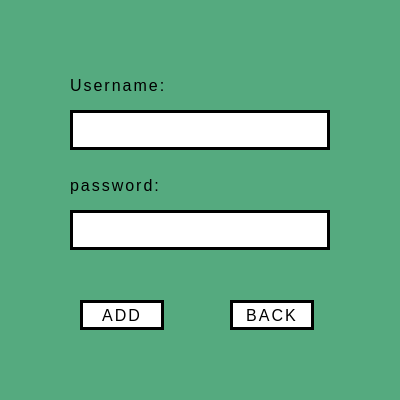
<?xml version="1.0" encoding="UTF-8"?>
<ui version="4.0">
 <class>addnewcustomer</class>
 <widget class="QWidget" name="addnewcustomer">
  <property name="geometry">
   <rect>
    <x>0</x>
    <y>0</y>
    <width>400</width>
    <height>400</height>
   </rect>
  </property>
  <property name="windowTitle">
   <string>Form</string>
  </property>
  <property name="styleSheet">
   <string notr="true">background-color: rgb(85, 170, 127);</string>
  </property>
  <widget class="QLabel" name="username">
   <property name="geometry">
    <rect>
     <x>70</x>
     <y>70</y>
     <width>140</width>
     <height>30</height>
    </rect>
   </property>
   <property name="styleSheet">
    <string notr="true">font-family: &quot;Open Sans&quot;, sans-serif;
    font-size: 16px;
    letter-spacing: 2px;
    text-decoration: none;
    text-transform: uppercase;
    color: #000;
</string>
   </property>
   <property name="text">
    <string>Username: </string>
   </property>
  </widget>
  <widget class="QLineEdit" name="passedit2">
   <property name="geometry">
    <rect>
     <x>70</x>
     <y>210</y>
     <width>260</width>
     <height>40</height>
    </rect>
   </property>
   <property name="styleSheet">
    <string notr="true">font-family: &quot;Open Sans&quot;, sans-serif;
    font-size: 16px;
    letter-spacing: 2px;
    text-decoration: none;
    color: #000;

border: 3px solid #000;   /* Solid border */
    padding: 0.25em 0.5em;
    border-radius: 15px 225px 255px 15px;  /* Custom border radius */
    position: relative;
    background-color: #fff;
</string>
   </property>
  </widget>
  <widget class="QLineEdit" name="useredit2">
   <property name="geometry">
    <rect>
     <x>70</x>
     <y>110</y>
     <width>260</width>
     <height>40</height>
    </rect>
   </property>
   <property name="styleSheet">
    <string notr="true">font-family: &quot;Open Sans&quot;, sans-serif;
    font-size: 16px;
    letter-spacing: 2px;
    text-decoration: none;
    color: #000;

border: 3px solid #000;   /* Solid border */
    padding: 0.25em 0.5em;
    border-radius: 15px 225px 255px 15px;  /* Custom border radius */
    position: relative;
    background-color: #fff;
</string>
   </property>
  </widget>
  <widget class="QLabel" name="password">
   <property name="geometry">
    <rect>
     <x>70</x>
     <y>170</y>
     <width>140</width>
     <height>30</height>
    </rect>
   </property>
   <property name="styleSheet">
    <string notr="true">font-family: &quot;Open Sans&quot;, sans-serif;
    font-size: 16px;
    letter-spacing: 2px;
    text-decoration: none;
    text-transform: uppercase;
    color: #000;
</string>
   </property>
   <property name="text">
    <string>password:</string>
   </property>
  </widget>
  <widget class="QPushButton" name="add">
   <property name="geometry">
    <rect>
     <x>80</x>
     <y>300</y>
     <width>84</width>
     <height>30</height>
    </rect>
   </property>
   <property name="cursor">
    <cursorShape>PointingHandCursor</cursorShape>
   </property>
   <property name="styleSheet">
    <string notr="true">QPushButton {
    font-family: &quot;Open Sans&quot;, sans-serif;
    font-size: 16px;
    letter-spacing: 2px;
    text-decoration: none;
    text-transform: uppercase;
    color: #000;
    border: 3px solid #000;   /* Solid border */
    padding: 0.25em 0.5em;
    border-radius: 15px 225px 255px 15px;  /* Custom border radius */
    position: relative;
    background-color: #fff;   /* White background for the button */
    transition: all 0.3s ease; /* Smooth transition for hover effect */
}

QPushButton:hover {
    background-color: #e0e0e0;  /* Change background color on hover */
    border: 3px solid #888;     /* Lighter border on hover */
    transform: scale(1.05);      /* Slightly increase the size on hover */
}

QPushButton:pressed {
    border: 3px solid #333;  /* Darker border on press */
    background-color: #f0f0f0;  /* Change background color when pressed */
    top: 5px;
    left: 5px;
}
</string>
   </property>
   <property name="text">
    <string>ADD</string>
   </property>
  </widget>
  <widget class="QPushButton" name="pushButton_2">
   <property name="geometry">
    <rect>
     <x>230</x>
     <y>300</y>
     <width>84</width>
     <height>30</height>
    </rect>
   </property>
   <property name="cursor">
    <cursorShape>PointingHandCursor</cursorShape>
   </property>
   <property name="styleSheet">
    <string notr="true">QPushButton {
    font-family: &quot;Open Sans&quot;, sans-serif;
    font-size: 16px;
    letter-spacing: 2px;
    text-decoration: none;
    text-transform: uppercase;
    color: #000;
    border: 3px solid #000;   /* Solid border */
    padding: 0.25em 0.5em;
    border-radius: 15px 225px 255px 15px;  /* Custom border radius */
    position: relative;
    background-color: #fff;   /* White background for the button */
    transition: all 0.3s ease; /* Smooth transition for hover effect */
}

QPushButton:hover {
    background-color: #e0e0e0;  /* Change background color on hover */
    border: 3px solid #888;     /* Lighter border on hover */
    transform: scale(1.05);      /* Slightly increase the size on hover */
}

QPushButton:pressed {
    border: 3px solid #333;  /* Darker border on press */
    background-color: #f0f0f0;  /* Change background color when pressed */
    top: 5px;
    left: 5px;
}
</string>
   </property>
   <property name="text">
    <string>BACK</string>
   </property>
  </widget>
 </widget>
 <resources/>
 <connections/>
</ui>
